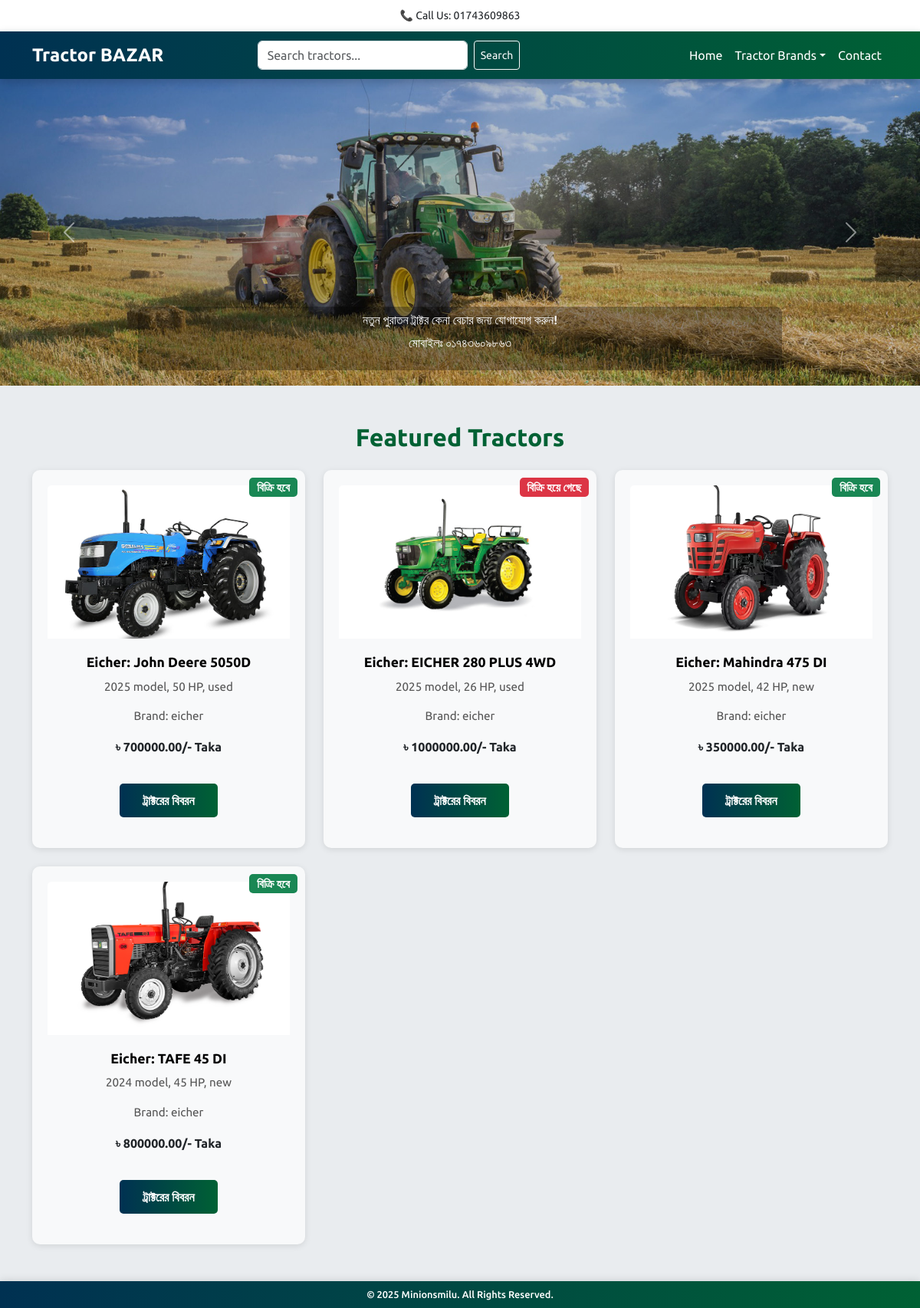
The page / on the database its author committed.
### app_tractor/models.py (models this page shows, shortened)
class Tractor(models.Model):
    user = models.ForeignKey(CustomUser, on_delete=models.SET_NULL, null=True,related_name='user_tractors')
    name = models.CharField(max_length=255)  # ট্রাক্টরের নাম
    slug = models.SlugField(unique=True, blank=True)
    tractor_details = models.TextField(blank=True, null=True)  # ট্রাক্টরের বিস্তারিত বিবরণ
    brand = models.ForeignKey(TractorBrand, on_delete=models.SET_NULL, null=True, related_name='brand_tractors')
    model_year = models.IntegerField(blank=True, null=True)
    price = models.DecimalField(max_digits=10, decimal_places=2, blank=True, null=True)
    condition = models.CharField(max_length=50, choices=[('new', 'New'), ('used', 'Used')])
    location = models.CharField(max_length=255)
    engine_power = models.IntegerField(help_text="Engine power in HP",blank=True, null=True)  # ইঞ্জিন পাওয়ার (HP)
    engine_type = models.CharField(max_length=50, choices=[('diesel', 'Diesel'), ('petrol', 'Petrol')], blank=True, null=True)  # ইঞ্জিন ধরন
    cylinder_count = models.IntegerField(blank=True, null=True)  # সিলিন্ডারের সংখ্যা
    fuel_capacity = models.IntegerField(help_text="Fuel capacity in liters", blank=True, null=True)  # জ্বালানি ধারণক্ষমতা
    mileage = models.FloatField(help_text="Mileage in KM per liter", blank=True, null=True)  # প্রতি লিটারে কিলোমিটার
    gearbox = models.CharField(max_length=50, blank=True, null=True)  # গিয়ার সংখ্যা
    brake_type = models.CharField(max_length=100, blank=True, null=True)  # ব্রেক ধরন
    steering_type = models.CharField(max_length=100)  # স্টিয়ারিং ধরন
    tyre_size = models.CharField(max_length=100,blank=True, null=True)  # টায়ারের মাপ
    hydraulics = models.IntegerField(help_text="Hydraulic lift capacity in KG", blank=True, null=True)  # হাইড্রোলিক লিফট ক্যাপাসিটি
    pto_power = models.IntegerField(help_text="PTO power in HP", blank=True, null=True)  # PTO HP
    drive_type = models.CharField(max_length=10, choices=[('2WD', '2WD'), ('4WD', '4WD')], blank=True, null=True)  # 2WD/4WD
    seller_name = models.CharField(max_length=255 , blank=True, null=True)  # বিক্রেতার নাম
    seller_contact = models.CharField(max_length=20, blank=True, null=True)  # বিক্রেতার মোবাইল নাম্বার
    seller_email = models.EmailField(blank=True, null=True )  # বিক্রেতার ইমেইল (যদি থাকে)
    registration_number = models.CharField(max_length=100, blank=True, null=True)  # রেজিস্ট্রেশন নম্বর (যদি থাকে)
    ownership_status = models.CharField(max_length=50, choices=[('first', 'First Owner'), ('second', 'Second Owner')],blank=True, null=True)  # মালিকানা অবস্থা
    insurance_status = models.BooleanField(default=False)  # ইনস্যুরেন্স আছে কি না
    is_active = models.BooleanField(default=False)  # ফিচারড ট্রাক্টর কিনা
    created_at = models.DateTimeField(auto_now_add=True)  # পোস্টের সময়
    updated_at = models.DateTimeField(auto_now=True)  # আপডেটের সময়

class TractorImage(models.Model):
    user = models.ForeignKey(CustomUser, on_delete=models.SET_NULL, null=True , related_name='user_images')
    tractor = models.ForeignKey(Tractor, on_delete=models.CASCADE, related_name="tractor_images")  # ট্রাক্টরের সাথে সম্পর্ক
    image = models.ImageField(upload_to=tractor_images_directory_path)  # ইমেজ আপলোড করার ফিল্ড
    created_at = models.DateTimeField(auto_now_add=True)  # পোস্টের সময়
    updated_at = models.DateTimeField(auto_now=True)  # আপডেটের সময়

class TractorBrand(models.Model):
    user = models.ForeignKey(CustomUser, on_delete=models.SET_NULL, null=True, related_name='user_tractor_brands')
    name = models.CharField(max_length=100)
    slogan = models.CharField(max_length=50, blank=True, null=True)
    slug = models.SlugField(unique=True, blank=True)
    logo = models.ImageField(upload_to=tractor_brand_images_directory_path)
    is_active = models.BooleanField(default=False)
    brand_thumbnail = models.ImageField(upload_to=tractor_brand_thumbnails_directory_path, blank=True, null=True)
    created_at = models.DateTimeField(auto_now_add=True)
    updated_at = models.DateTimeField(auto_now=True)

### app_tractor/views.py (the view)
# urls.py: path('',views.home, name='home'),
def home(request):
    tractors = Tractor.objects.all().order_by('created_at')
    context = {
        'tractors': tractors,
    }
    return render(request, 'app_tractor/home.html',context)

### app_tractor/context_processors.py (called while the page is built)
def get_all_tractorBrand(request):
    tractorBrand = TractorBrand.objects.all().order_by('name')
    return {'all_tractorBrand': tractorBrand}

### templates/app_tractor/home.html (shortened to what this page needs)
{% extends 'layout.html' %}
{% load static %}
{% block content %}
    <div id="carouselExample" class="carousel slide" data-bs-ride="carousel" data-bs-interval="7000">
        <div class="carousel-inner">
            <div class="carousel-item active">
                <img src="{% static 'images/1.jpg' %}" class="d-block w-100" alt="Slide 1">
                <div class="carousel-caption d-block p-2">
                    <h5 class="fs-6 fs-md-5">নতুন পুরাতন ট্রাক্টর কেনা বেচার জন্য যোগাযোগ করুন!</h5>
                    <p class="fs-6 fs-md-5">মোবাইলঃ ০১৭৪৩৬০৯৮৬৩</p>
                </div>
            </div>
        </div>
        <button class="carousel-control-prev" type="button" data-bs-target="#carouselExample" data-bs-slide="prev">
            <span class="carousel-control-prev-icon" aria-hidden="true"></span>
        </button>
        <button class="carousel-control-next" type="button" data-bs-target="#carouselExample" data-bs-slide="next">
            <span class="carousel-control-next-icon" aria-hidden="true"></span>
        </button>
    </div>
    <section class="container my-5">
        <h2 class="text-center mb-4" style="color: #006134; font-weight: 700;">Featured Tractors</h2>
        <div class="row g-4">
            {% for tractor in tractors %}
            <div class="col-12 col-sm-12 col-md-4">
                <div class="card product-card">
                    {% if tractor.tractor_images.first %}
                    <img src="{{ tractor.tractor_images.first.image.url }}" class="card-img-top" alt="{{ tractor.name }}">
                    {% else %}
                    <img src="{% static 'images/default_tractor.jpg' %}" class="card-img-top" alt="{{ tractor.name }}">
                    {% endif %}
                    <div class="card-body">
                        {% if tractor.is_active %}
                        <span class="badge bg-success on-sell-badge">বিক্রি হবে</span>
                        {% else %}
                        <span class="badge bg-danger on-sell-badge">বিক্রি হয়ে গেছে</span>
                        {% endif %}
                        <h3 class="card-title">{{tractor.brand.name|capfirst}}: {{ tractor.name }}</h3>
                        <p class="card-text">{{ tractor.model_year }} model, {{ tractor.engine_power }} HP, {{ tractor.condition }}</p>
                        <p class="card-text">Brand: {{ tractor.brand.name }}</p>
                        <p class="fw-bold">৳ {{ tractor.price }}/- Taka</p>
                        <a href="{% url 'tractor_details' tractor.slug %}"><button class="btn btn-custom" data-product="{{ tractor.name }}">ট্রাক্টরের বিবরন</button></a>
                    </div>
                </div>
            </div>
            {% empty %}
            <div class="col-12 text-center">
                <p>No tractors available at the moment.</p>
            </div>
            {% endfor %}
        </div>
    </section>
{% endblock content %}

### templates/layout.html (shortened to what this page needs)
<!DOCTYPE html>
<html lang="en">
    {% load static %}
<head>
    <link href="https://cdn.jsdelivr.net/npm/bootstrap@5.3.0/dist/css/bootstrap.min.css" rel="stylesheet">
    <link rel="stylesheet" href="{% static 'css/style.css' %}">
</head>
<body>
    <div class="top-bar">
        <div class="container">
            <div class="row align-items-center">
                <div class="col-12 col-md-12 text-center">
                    <span>📞 Call Us: 01743609863</span>
                </div>
            </div>
        </div>
    </div>
    <nav class="navbar navbar-expand-lg navbar-dark">
        <div class="container">
            <a class="navbar-brand" href="{% url 'home' %}">Tractor BAZAR</a>
            <div class="collapse navbar-collapse" id="navbarNav">
                <form class="d-flex mx-auto" action="{% url 'search_tractor' %}" method="GET" role="search">
                    <input class="form-control me-2" name="search" required type="search" placeholder="Search tractors..." aria-label="Search">
                    <button class="btn btn-outline-light btn-sm" type="submit">Search</button>
                </form>
                <ul class="navbar-nav ms-auto">
                    <li class="nav-item"><a class="nav-link" href="{% url 'home' %}">Home</a></li>
                    <li class="nav-item dropdown">
                        <a class="nav-link dropdown-toggle" href="#" role="button" data-bs-toggle="dropdown" aria-expanded="false">Tractor Brands</a>
                    </li>
                    <li class="nav-item"><a class="nav-link" href="{% url 'contact_seller' %}">Contact</a></li>
                </ul>
            </div>
        </div>
    </nav>
    {% block content %}
    {% endblock content %}
    <footer class="footer py-2 text-center">
        <p>© 2025 Minionsmilu. All Rights Reserved.</p>
    </footer>
</body>
</html>

### static/css/style.css (style rules this page uses)
body { background-color: #e9ecef; font-family: 'Ubuntu', sans-serif; margin: 0; padding: 0; }
.top-bar { padding: 10px 0; font-size: 14px; background-color: #fff; box-shadow: 0 2px 10px rgba(0, 0, 0, 0.1); transition: all 0.3s ease; }
.top-bar span { display: inline-flex; align-items: center; transition: color 0.3s ease; }
.navbar { background: linear-gradient(90deg, #003152, #006134); position: sticky; top: 0; z-index: 1000; box-shadow: 0 4px 12px rgba(0, 0, 0, 0.2); }
.navbar .nav-link { color: white; padding: 10px 15px; transition: background 0.3s ease, transform 0.2s ease; }
.navbar-brand { font-weight: 700; font-size: 1.5rem; transition: color 0.3s ease; }
.carousel-item img { height: 400px; object-fit: cover; filter: brightness(80%); }
.carousel-caption { background: rgba(0, 0, 0, 0.3); padding: 15px; border-radius: 8px; transition: all 0.3s ease; }
.product-card { border: none; border-radius: 10px; overflow: hidden; background: #fff; box-shadow: 0 4px 8px rgba(0, 0, 0, 0.1); transition: transform 0.3s ease, box-shadow 0.3s ease; }
.product-card img { height: 200px; object-fit: cover; transition: transform 0.3s ease; }
.card-body { padding: 20px; text-align: center; }
.card-title { font-size: 1.1rem; font-weight: 600; color: #000000; margin-bottom: 10px; }
.card-text { color: #555; font-size: 0.95rem; }
.btn-custom { background: linear-gradient(90deg, #003152, #006134); border: none; border-radius: 25px; padding: 10px 20px; font-weight: 700; color: white; transition: transform 0.3s ease, box-shadow 0.3s ease; }
.footer { background: linear-gradient(90deg, #003152, #006134); padding: 30px 0; box-shadow: 0 -2px 10px rgba(0, 0, 0, 0.1); transition: all 0.3s ease; }
.footer p { margin: 0; color: white; font-size: .8rem; font-weight: 500; }
.btn-custom { background: linear-gradient(90deg, #003152, #006134); border: none; border-radius: 25px; padding: 12px 30px; font-weight: 700; color: white; text-decoration: none; margin-top: 20px; }
.card { position: relative; }
.on-sell-badge { position: absolute; top: 10px; right: 10px; z-index: 10; font-size: 15px; padding: 5px 10px; background-color: #28a745; color: white; border-radius: 5px; }
.btn-custom { background-color: #006134; color: white; font-weight: 600; padding: 10px 30px; border-radius: 5px; }
.card { background-color: #f8f9fa; padding: 20px; border-radius: 10px; box-shadow: 0 2px 8px rgba(0, 0, 0, 0.1); }

### rows shown on the page
Tractor: tractor_images.first.image (picture), is_active "বিক্রি হবে", brand.name "Eicher", name "John Deere 5050D", model_year "2025", engine_power "50", condition "used", brand.name "eicher", price "700000.00"
Tractor: tractor_images.first.image (picture), is_active "বিক্রি হয়ে গেছে", brand.name "Eicher", name "EICHER 280 PLUS 4WD", model_year "2025", engine_power "26", condition "used", brand.name "eicher", price "1000000.00"
Tractor: tractor_images.first.image (picture), is_active "বিক্রি হবে", brand.name "Eicher", name "Mahindra 475 DI", model_year "2025", engine_power "42", condition "new", brand.name "eicher", price "350000.00"
Tractor: tractor_images.first.image (picture), is_active "বিক্রি হবে", brand.name "Eicher", name "TAFE 45 DI", model_year "2024", engine_power "45", condition "new", brand.name "eicher", price "800000.00"
